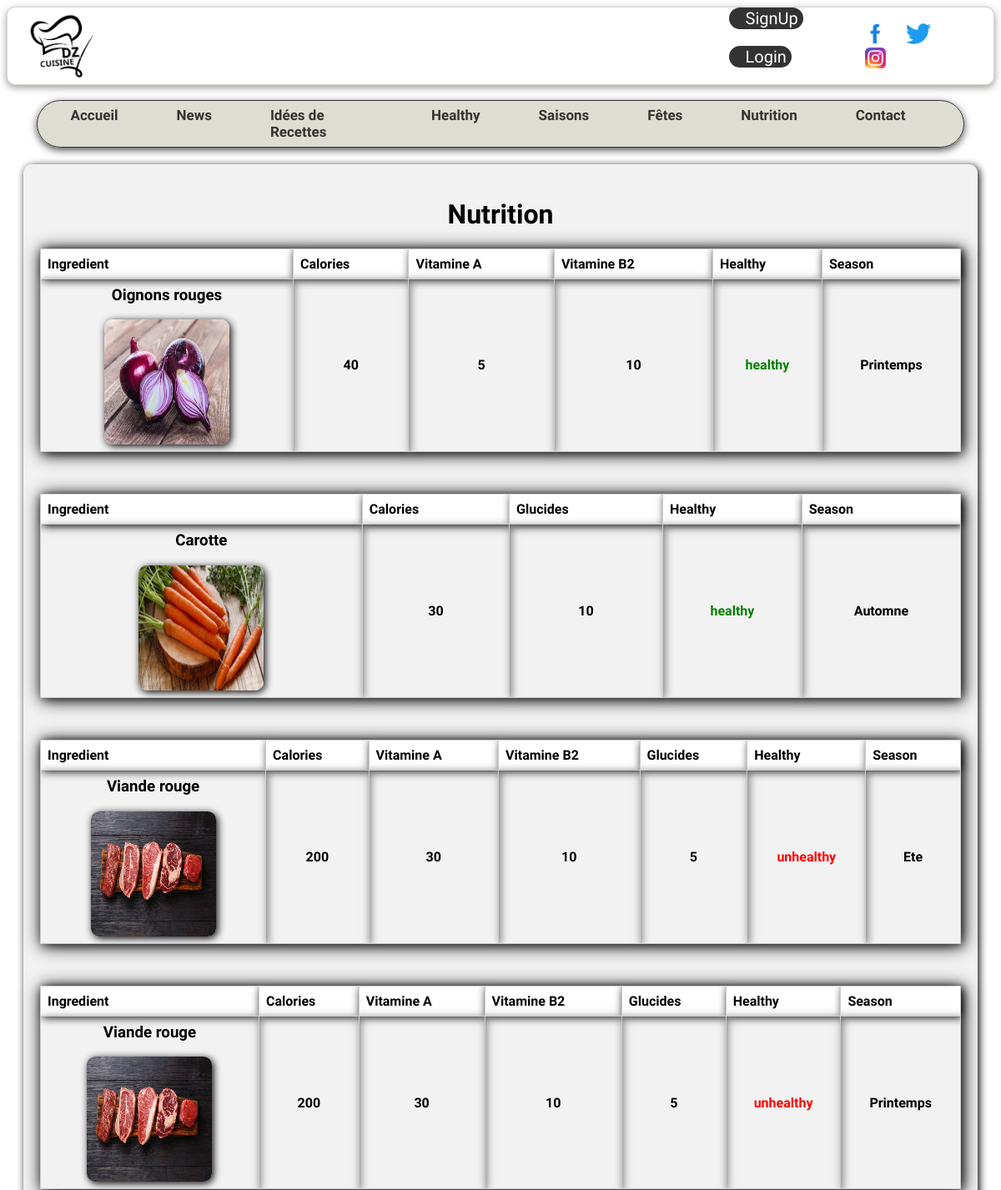
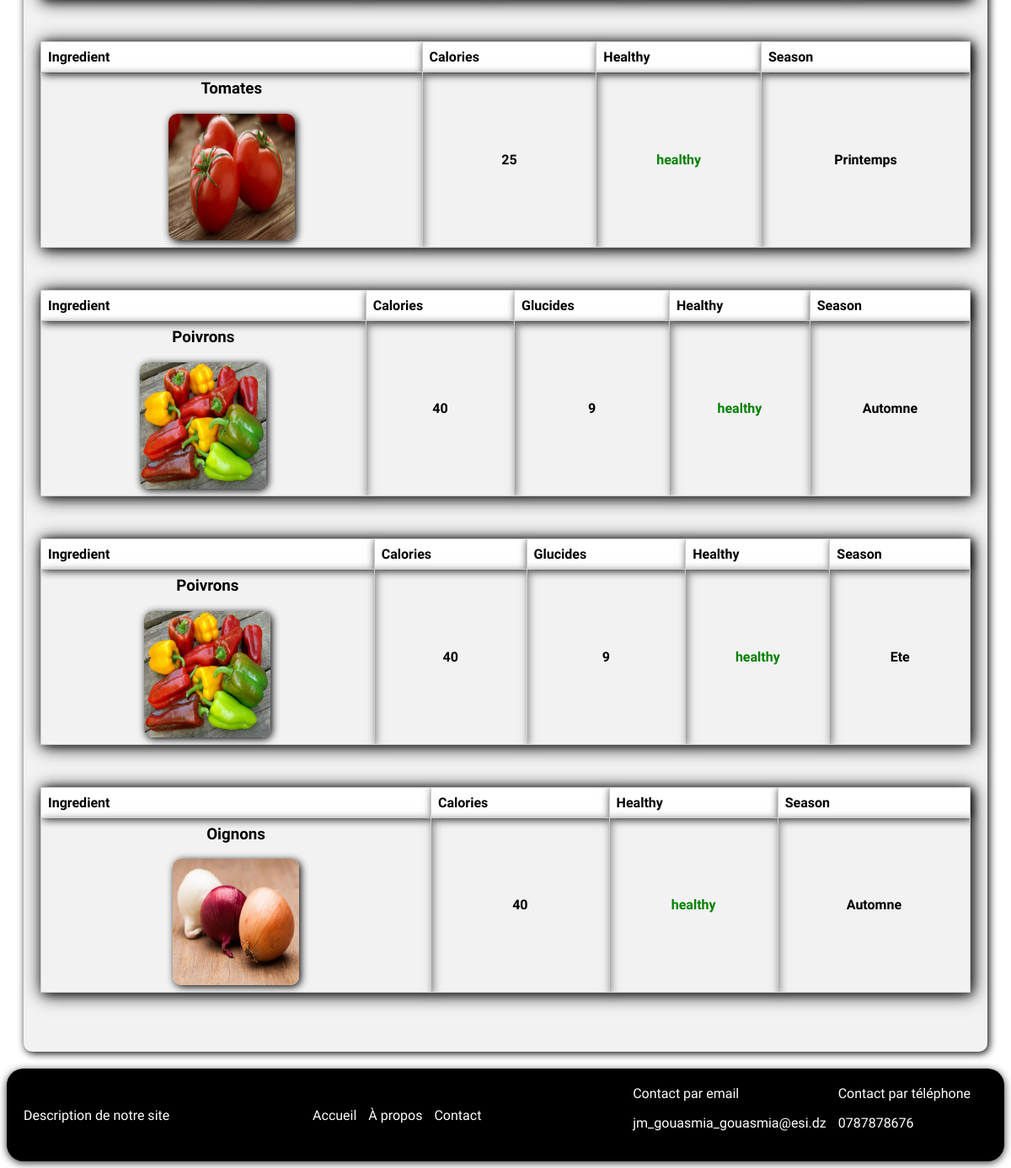
Screenshot of /code/User/index.php?page=nutrition with the database file from the repository (2 pictures, top to bottom).
### tables this page shows
CREATE TABLE IF NOT EXISTS `ingredient` (
  `IdIngredients` int(11) NOT NULL AUTO_INCREMENT,
  `NomIngredient` varchar(50) DEFAULT NULL,
  `CaloriesIngredient` double DEFAULT NULL,
  `IsHealthy` varchar(50) DEFAULT NULL,
  PRIMARY KEY (`IdIngredients`)
);

CREATE TABLE IF NOT EXISTS `image_ingredient` (
  `IdIngredients` int(11) NOT NULL,
  `PathI` varchar(50) NOT NULL,
  PRIMARY KEY (`IdIngredients`,`PathI`),
  KEY `PathI` (`PathI`)
);

CREATE TABLE IF NOT EXISTS `durant_saison` (
  `IdIngredients` int(11) NOT NULL,
  `NomSaison` varchar(50) NOT NULL,
  PRIMARY KEY (`IdIngredients`,`NomSaison`),
  KEY `NomSaison` (`NomSaison`)
);

### code/User/Model/Recette.php (called while the page is built, shortened)
<?php
require_once "Bdd.php";
class Recette{
    public function getNutrition($id){
        $this->db = new BddUser();
        $cnx = $this->db->connexion();
        $query="SELECT n.NomNutrition, an.quant
        FROM ingredient i
        JOIN avoir_nutrition an ON i.IdIngredients = an.IdIngredients
        JOIN nutrition n ON an.IdNutrition = n.IdNutrition
        WHERE i.IdIngredients = $id;
         " ;
        $result=$this->db->requete($cnx,$query);
        return $result;
    }
    public function getIngredient(){
        $this->db = new BddUser();
        $cnx = $this->db->connexion();
        $query="SELECT i.*, ii.*, ds.NomSaison
        FROM ingredient i
        JOIN image_ingredient ii ON i.IdIngredients = ii.IdIngredients
        JOIN durant_saison ds ON i.IdIngredients = ds.IdIngredients
        " ;
        $result=$this->db->requete($cnx,$query);
        return $result;
    }
}
?>

### code/User/Model/Bdd.php (called while the page is built, shortened)
<?php
class BddUser {
   public function requete($db, $r) {
      return $db->query($r);
   }
}
?>

### code/User/Controller/Controller.php (called while the page is built, shortened)
<?php
require_once 'E:/App/wamp/www/Code/User/Model/Recette.php';
    class UserController{
public function getNutrition($id){
    $model=new Recette();
    $result=$model-> getNutrition($id);
    return $result;
}
public function getIngredient(){
    $model=new Recette();
    $result=$model-> getIngredient();
    return $result;
}
    }

### code/User/View/Nutrition.php (the view, shortened to what this page needs)
<?php
require_once($_SERVER['DOCUMENT_ROOT'] . './code/User/Controller/Controller.php');
require_once($_SERVER['DOCUMENT_ROOT'] . './code/User/View/PartieFixe.php');
class Nutrition
{
    public function header()
    {
?>
<head>
   <link rel="stylesheet"  href="Nutrition.css">
   </head>
    <?php
    }
    public function IngredientNutrition()
    { $controller = new UserController();
      $ingredients = $controller-> getIngredient();
        ?>
    <div class="frameN">
        <h1>Nutrition  <i class="fas fa-utensils table-icon"></i></h1>
        <?php foreach ($ingredients as $ingredient) {
          $nutritions= $controller-> getNutrition($ingredient['IdIngredients']);
          ?>
      <table>
        <tr>
        <th>Ingredient</th>
          <th>Calories</th>
        <?php foreach ($nutritions as $nutrition) {
          ?>
          <th><?php echo $nutrition['NomNutrition']  ?></th>
          <?php }
       ?>
          <th>Healthy</th>
          <th>Season</th>
        </tr>
        <tr>
          <td> <h3><?php echo $ingredient['NomIngredient']  ?></h3>
            <img class="img-ingredient" src="<?php echo $ingredient['PathI']?>"></td>
            <td ><?php echo $ingredient['CaloriesIngredient']  ?></</td>
          <?php
           $nut= $controller-> getNutrition($ingredient['IdIngredients']);
          foreach ($nut as $n) {
       ?>
       <td><?php echo $n['quant']  ?></td>
       <?php }
    ?>
          <td class="<?php echo $ingredient['IsHealthy']  ?>"><?php echo $ingredient['IsHealthy']  ?></td>
          <td><?php echo $ingredient['NomSaison']  ?></td>
        </tr>
    </table>
    <?php } ?>
    </div>
      <?php }
    public function display()
    {
        $this->header();
        $this->IngredientNutrition();
    }
}
?>

### code/User/Nutrition.css (style rules this page uses)
.frameN { background-color: #f2f2f2; padding: 20px; margin: 20px; border-radius: 10px; box-shadow: 2px 2px 10px rgb(0, 0, 0); text-align: center; font-family: 'Handlee', sans-serif; }
table { padding: 60px; width: 100%; border-collapse: collapse; box-shadow: 2px 2px 20px rgb(0, 0, 0); margin-bottom: 50px; padding-bottom: 40px; font-family: 'Handlee', sans-serif; font-weight: bold; }
th { box-shadow: 2px 2px 10px rgb(0, 0, 0); text-align: center; border: 1px solid #ccc; padding: 8px; text-align: left; vertical-align: middle; font-weight: bold; }
td { box-shadow: 2px 2px 10px rgba(0, 0, 0, 0.521); text-align: center; border: 1px solid #ccc; padding: 8px; vertical-align: middle; }
th { background-color: #ffffff; }
.healthy { color: green; font-weight: bold; }
.unhealthy { color: red; font-weight: bold; }
.img-ingredient { box-shadow: 2px 2px 10px rgb(0, 0, 0); width: 150px; height: 150px; border-radius: 10px; }

### code/User/PartieFixe.css (style rules this page uses)
h1 { font-family: 'Handlee', sans-serif; }

### rows the page displays
ingredient: NomNutrition "Vitamine A", NomNutrition "Vitamine B2", NomIngredient "Oignons rouges", image_ingredient.PathI (picture), CaloriesIngredient "40", quant "5", quant "10", IsHealthy "healthy", durant_saison.NomSaison "Printemps"
ingredient: NomNutrition "Glucides", NomIngredient "Carotte", image_ingredient.PathI (picture), CaloriesIngredient "30", quant "10", IsHealthy "healthy", durant_saison.NomSaison "Automne"
ingredient: NomNutrition "Vitamine A", NomNutrition "Vitamine B2", NomNutrition "Glucides", NomIngredient "Viande rouge", image_ingredient.PathI (picture), CaloriesIngredient "200", quant "30", quant "10", quant "5", IsHealthy "unhealthy", durant_saison.NomSaison "Ete", durant_saison.NomSaison "Printemps"
ingredient: NomIngredient "Tomates", image_ingredient.PathI (picture), CaloriesIngredient "25", IsHealthy "healthy", durant_saison.NomSaison "Printemps"
ingredient: NomNutrition "Glucides", NomIngredient "Poivrons", image_ingredient.PathI (picture), CaloriesIngredient "40", quant "9", IsHealthy "healthy", durant_saison.NomSaison "Automne", durant_saison.NomSaison "Ete"
ingredient: NomIngredient "Oignons", image_ingredient.PathI (picture), CaloriesIngredient "40", IsHealthy "healthy", durant_saison.NomSaison "Automne"
